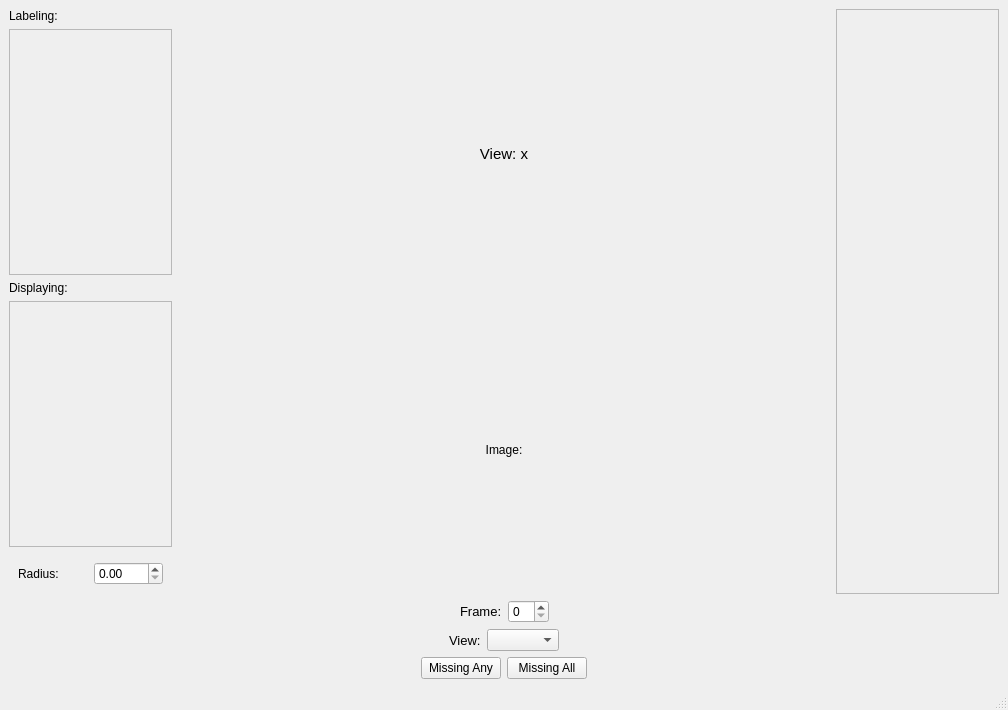
<?xml version="1.0" encoding="UTF-8"?>
<ui version="4.0">
 <class>MainWindow</class>
 <widget class="QMainWindow" name="MainWindow">
  <property name="geometry">
   <rect>
    <x>0</x>
    <y>0</y>
    <width>1008</width>
    <height>710</height>
   </rect>
  </property>
  <property name="windowTitle">
   <string>MainWindow</string>
  </property>
  <widget class="QWidget" name="centralwidget">
   <layout class="QVBoxLayout" name="verticalLayout_6" stretch="1,0,0,0">
    <item>
     <layout class="QHBoxLayout" name="horizontalLayout_3" stretch="1,4,1">
      <item>
       <layout class="QVBoxLayout" name="verticalLayout" stretch="0,1,0,1,0">
        <item>
         <widget class="QLabel" name="label_2">
          <property name="text">
           <string>Labeling:</string>
          </property>
         </widget>
        </item>
        <item>
         <widget class="QScrollArea" name="scrollArea_3">
          <property name="widgetResizable">
           <bool>true</bool>
          </property>
          <widget class="QWidget" name="scrollAreaWidgetContents_3">
           <property name="geometry">
            <rect>
             <x>0</x>
             <y>0</y>
             <width>159</width>
             <height>229</height>
            </rect>
           </property>
           <layout class="QGridLayout" name="gridLayout">
            <item row="0" column="0">
             <widget class="QWidget" name="widget_5" native="true"/>
            </item>
           </layout>
          </widget>
         </widget>
        </item>
        <item>
         <widget class="QLabel" name="label_3">
          <property name="text">
           <string>Displaying:</string>
          </property>
         </widget>
        </item>
        <item>
         <widget class="QScrollArea" name="scrollArea_2">
          <property name="widgetResizable">
           <bool>true</bool>
          </property>
          <widget class="QWidget" name="scrollAreaWidgetContents_2">
           <property name="geometry">
            <rect>
             <x>0</x>
             <y>0</y>
             <width>159</width>
             <height>228</height>
            </rect>
           </property>
           <layout class="QGridLayout" name="gridLayout_2">
            <item row="1" column="0">
             <widget class="QWidget" name="widget_6" native="true"/>
            </item>
           </layout>
          </widget>
         </widget>
        </item>
        <item>
         <widget class="QWidget" name="widget_8" native="true">
          <layout class="QHBoxLayout" name="horizontalLayout_4">
           <item>
            <widget class="QLabel" name="label_5">
             <property name="text">
              <string>Radius:</string>
             </property>
            </widget>
           </item>
           <item>
            <widget class="QDoubleSpinBox" name="doubleSpinBox"/>
           </item>
          </layout>
         </widget>
        </item>
       </layout>
      </item>
      <item>
       <layout class="QVBoxLayout" name="verticalLayout_2" stretch="0,0">
        <property name="leftMargin">
         <number>0</number>
        </property>
        <item>
         <widget class="QLabel" name="label">
          <property name="font">
           <font>
            <pointsize>11</pointsize>
           </font>
          </property>
          <property name="text">
           <string>View: x</string>
          </property>
          <property name="alignment">
           <set>Qt::AlignCenter</set>
          </property>
         </widget>
        </item>
        <item>
         <widget class="QLabel" name="label_4">
          <property name="text">
           <string>Image:</string>
          </property>
          <property name="alignment">
           <set>Qt::AlignCenter</set>
          </property>
         </widget>
        </item>
       </layout>
      </item>
      <item>
       <widget class="QScrollArea" name="scrollArea">
        <property name="widgetResizable">
         <bool>true</bool>
        </property>
        <widget class="QWidget" name="scrollAreaWidgetContents">
         <property name="geometry">
          <rect>
           <x>0</x>
           <y>0</y>
           <width>161</width>
           <height>554</height>
          </rect>
         </property>
         <layout class="QGridLayout" name="gridLayout_3">
          <item row="0" column="0">
           <widget class="QWidget" name="widget_7" native="true"/>
          </item>
         </layout>
        </widget>
       </widget>
      </item>
     </layout>
    </item>
    <item>
     <layout class="QHBoxLayout" name="horizontalLayout" stretch="1,0,0,1">
      <item>
       <widget class="QWidget" name="widget" native="true"/>
      </item>
      <item>
       <widget class="QLabel" name="label_7">
        <property name="font">
         <font>
          <pointsize>10</pointsize>
         </font>
        </property>
        <property name="text">
         <string>Frame:</string>
        </property>
       </widget>
      </item>
      <item>
       <widget class="QSpinBox" name="spinBox"/>
      </item>
      <item>
       <widget class="QWidget" name="widget_3" native="true"/>
      </item>
     </layout>
    </item>
    <item>
     <layout class="QHBoxLayout" name="horizontalLayout_2" stretch="1,0,0,1">
      <item>
       <widget class="QWidget" name="widget_2" native="true"/>
      </item>
      <item>
       <widget class="QLabel" name="label_8">
        <property name="font">
         <font>
          <pointsize>10</pointsize>
         </font>
        </property>
        <property name="text">
         <string>View:</string>
        </property>
       </widget>
      </item>
      <item>
       <widget class="QComboBox" name="comboBox"/>
      </item>
      <item>
       <widget class="QWidget" name="widget_4" native="true"/>
      </item>
     </layout>
    </item>
    <item>
     <layout class="QHBoxLayout" name="horizontalLayout_5" stretch="1,0,0,1">
      <item>
       <widget class="QWidget" name="widget_11" native="true"/>
      </item>
      <item>
       <widget class="QPushButton" name="pushButton">
        <property name="text">
         <string>Missing Any</string>
        </property>
       </widget>
      </item>
      <item>
       <widget class="QPushButton" name="pushButton_2">
        <property name="text">
         <string>Missing All</string>
        </property>
       </widget>
      </item>
      <item>
       <widget class="QWidget" name="widget_10" native="true"/>
      </item>
     </layout>
    </item>
   </layout>
  </widget>
  <widget class="QMenuBar" name="menubar">
   <property name="geometry">
    <rect>
     <x>0</x>
     <y>0</y>
     <width>1008</width>
     <height>21</height>
    </rect>
   </property>
  </widget>
  <widget class="QStatusBar" name="statusbar"/>
 </widget>
 <resources/>
 <connections/>
</ui>
